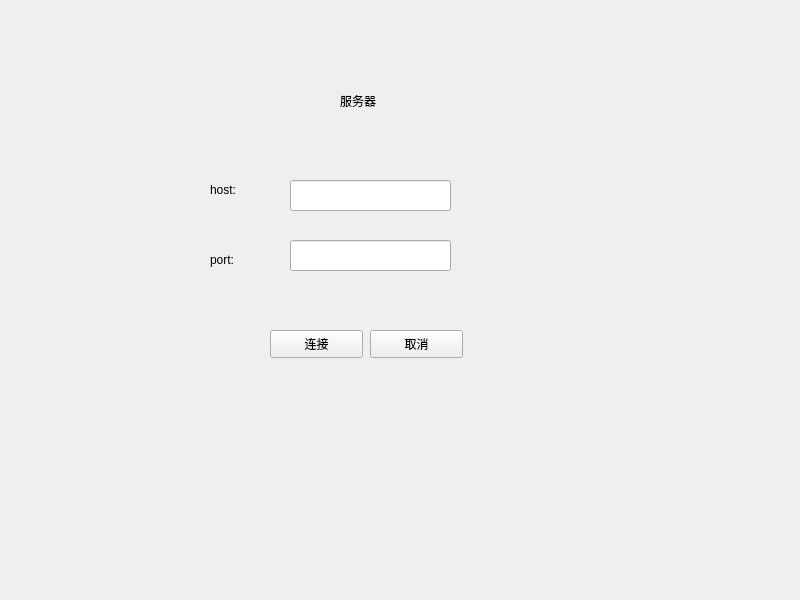
<?xml version="1.0" encoding="UTF-8"?>
<ui version="4.0">
 <class>Widget</class>
 <widget class="QWidget" name="Widget">
  <property name="geometry">
   <rect>
    <x>0</x>
    <y>0</y>
    <width>800</width>
    <height>600</height>
   </rect>
  </property>
  <property name="windowTitle">
   <string>Widget</string>
  </property>
  <widget class="QLabel" name="label">
   <property name="geometry">
    <rect>
     <x>340</x>
     <y>80</y>
     <width>91</width>
     <height>41</height>
    </rect>
   </property>
   <property name="text">
    <string>服务器</string>
   </property>
  </widget>
  <widget class="QLineEdit" name="hostLineEdit">
   <property name="geometry">
    <rect>
     <x>290</x>
     <y>180</y>
     <width>161</width>
     <height>31</height>
    </rect>
   </property>
  </widget>
  <widget class="QLineEdit" name="portLineEdit">
   <property name="geometry">
    <rect>
     <x>290</x>
     <y>240</y>
     <width>161</width>
     <height>31</height>
    </rect>
   </property>
  </widget>
  <widget class="QLabel" name="label_2">
   <property name="geometry">
    <rect>
     <x>210</x>
     <y>180</y>
     <width>69</width>
     <height>19</height>
    </rect>
   </property>
   <property name="text">
    <string>host:</string>
   </property>
  </widget>
  <widget class="QLabel" name="portLable">
   <property name="geometry">
    <rect>
     <x>210</x>
     <y>250</y>
     <width>69</width>
     <height>19</height>
    </rect>
   </property>
   <property name="text">
    <string>port:</string>
   </property>
  </widget>
  <widget class="QPushButton" name="connectButton">
   <property name="geometry">
    <rect>
     <x>270</x>
     <y>330</y>
     <width>93</width>
     <height>28</height>
    </rect>
   </property>
   <property name="text">
    <string>连接</string>
   </property>
  </widget>
  <widget class="QPushButton" name="pushButton_2">
   <property name="geometry">
    <rect>
     <x>370</x>
     <y>330</y>
     <width>93</width>
     <height>28</height>
    </rect>
   </property>
   <property name="text">
    <string>取消</string>
   </property>
  </widget>
 </widget>
 <resources/>
 <connections/>
</ui>
